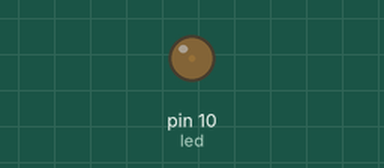
Bench run of a sketch on a simulated Arduino Uno, built with avr-gcc and run on an emulated ATmega328P. Parts: output pins drawn as LEDs (lit = HIGH).

Above: at 0.05 s.
At 0.95 s:
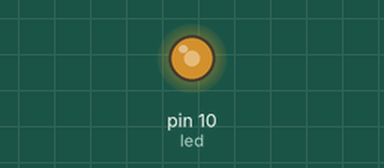
At 1.4 s:
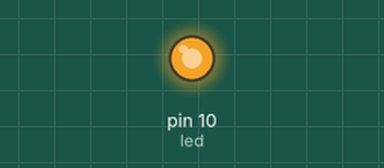
At 2.75 s:
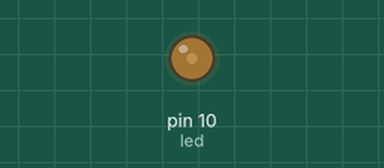
Timing chart, 0 to 7.0 s (numbered marks = the images above):
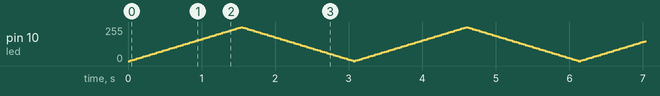

The sketch:

fade.ino
```cpp
int led = 10;           // Pinul la care se va conecta ledul . Trebuie sa alegeti un pin care suporta PWM. Pe Arduino UNO puteti sa alegeti unul din pinii 9,10,11,3,5,6
int brightness = 0;    // luminozitatea
int fadeFactor = 5;    // factorul de schimbarea luminozitatii

void setup() {
  pinMode(led, OUTPUT);
}

// the loop routine runs over and over again forever:
void loop() {

  // Seteaza luminozitatea ledului
  analogWrite(led, brightness);

  // Schimba gradul de luminozitate pentru urmatoarea aprindere
  brightness = brightness + fadeFactor;

  // In cazul in care intervalul (0,255) este depasit se inverseaza directia
  if (brightness <= 0 || brightness >= 255) {
    fadeFactor = -1 * fadeFactor;
  }

  // Putina pauza
  delay(30);
}
```
